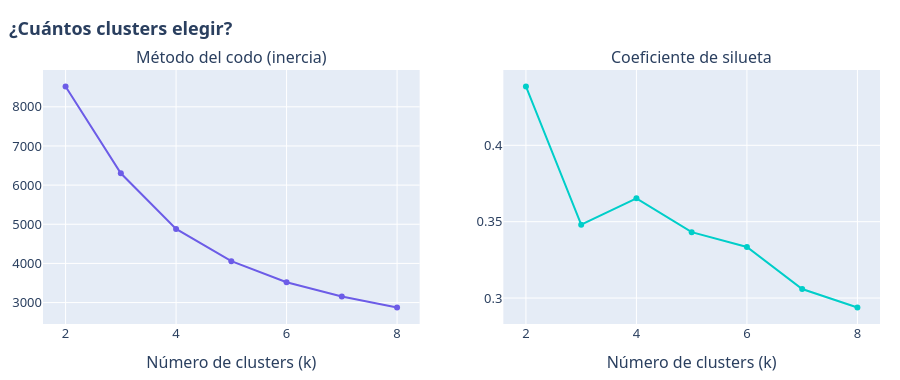

Notebook code cell kept with this figure:
### Code cell
# Selección de k: método del codo y silueta
ks = range(2, 9)
inercia, silueta = [], []
for k in ks:
    modelo = KMeans(n_clusters=k, n_init=10, random_state=42).fit(X)
    inercia.append(modelo.inertia_)
    silueta.append(silhouette_score(X, modelo.labels_))

fig = make_subplots(rows=1, cols=2, subplot_titles=("Método del codo (inercia)", "Coeficiente de silueta"))
fig.add_trace(go.Scatter(x=list(ks), y=inercia, mode="lines+markers", line_color="#6C5CE7", showlegend=False), row=1, col=1)
fig.add_trace(go.Scatter(x=list(ks), y=silueta, mode="lines+markers", line_color="#00CEC9", showlegend=False), row=1, col=2)
fig.update_xaxes(title_text="Número de clusters (k)")
estilo(fig, "¿Cuántos clusters elegir?", 380).show()

candidatos = {k: s for k, s in zip(ks, silueta) if 3 <= k <= 6}
K = max(candidatos, key=candidatos.get)
print(f"k elegido = {K} (mejor silueta entre 3 y 6: {candidatos[K]:.3f})")

### Figure 1 — Plotly figure (JSON) as saved in the notebook; plotly's stock layout.template omitted (floating-point values rounded to 4 significant figures)
{"data": [{"line": {"color": "#6C5CE7"}, "mode": "lines+markers", "showlegend": false, "type": "scatter", "x": [2, 3, 4, 5, 6, 7, 8], "xaxis": "x", "y": [8520.0, 6302.0, 4880.0, 4058.0, 3520.0, 3154.0, 2873.0], "yaxis": "y"}, {"line": {"color": "#00CEC9"}, "mode": "lines+markers", "showlegend": false, "type": "scatter", "x": [2, 3, 4, 5, 6, 7, 8], "xaxis": "x2", "y": [0.4385, 0.348, 0.3653, 0.3431, 0.3335, 0.3059, 0.2938], "yaxis": "y2"}], "layout": {"annotations": [{"font": {"size": 16}, "showarrow": false, "text": "Método del codo (inercia)", "x": 0.225, "xanchor": "center", "xref": "paper", "y": 1.0, "yanchor": "bottom", "yref": "paper"}, {"font": {"size": 16}, "showarrow": false, "text": "Coeficiente de silueta", "x": 0.775, "xanchor": "center", "xref": "paper", "y": 1.0, "yanchor": "bottom", "yref": "paper"}], "font": {"family": "Segoe UI, Arial", "size": 13}, "height": 380, "legend": {"title": {"text": ""}}, "margin": {"b": 40, "l": 40, "r": 20, "t": 70}, "title": {"text": "<b>¿Cuántos clusters elegir?</b>", "x": 0.01}, "xaxis": {"anchor": "y", "domain": [0.0, 0.45], "title": {"text": "Número de clusters (k)"}}, "xaxis2": {"anchor": "y2", "domain": [0.55, 1.0], "title": {"text": "Número de clusters (k)"}}, "yaxis": {"anchor": "x", "domain": [0.0, 1.0]}, "yaxis2": {"anchor": "x2", "domain": [0.0, 1.0]}}}
